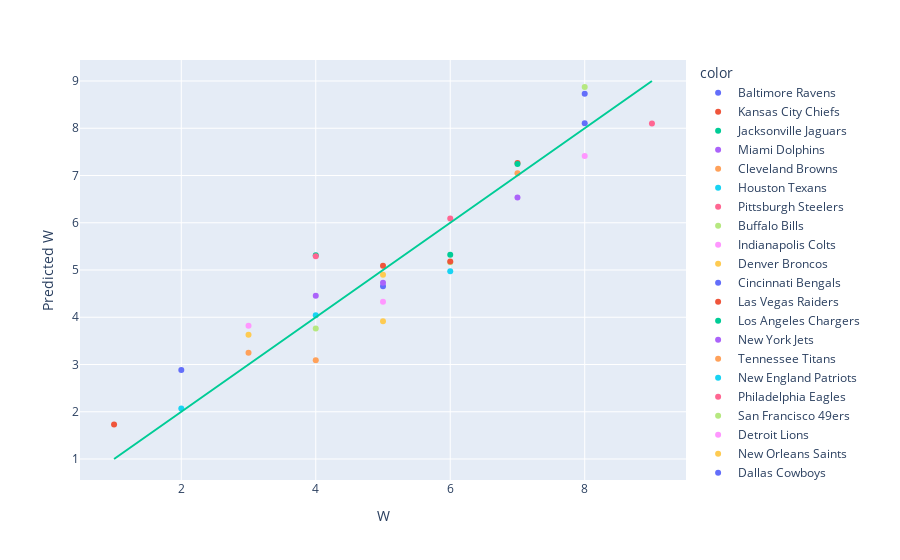

Notebook source saved alongside this figure:
### Code cell
fig = px.scatter(
    x=Y_D,
    y=Y_hat_D,
    color=All_Defense_data.index,
    labels = {
        "x": "W",
        "y": "Predicted W"
    }
)

fig.add_trace(
    go.Scatter(
        x=Y_D,
        y=Y_D,
        mode="lines"
    )
)

fig.show()

### Figure 1 — Plotly figure (JSON) as saved in the notebook; plotly's stock layout.template omitted (floating-point values rounded to 4 significant figures)
{"data": [{"hovertemplate": "color=Baltimore Ravens<br>W=%{x}<br>Predicted W=%{y}<extra></extra>", "legendgroup": "Baltimore Ravens", "marker": {"color": "#636efa", "symbol": "circle"}, "mode": "markers", "name": "Baltimore Ravens", "orientation": "v", "showlegend": true, "type": "scatter", "x": [8], "xaxis": "x", "y": [8.728], "yaxis": "y"}, {"hovertemplate": "color=Kansas City Chiefs<br>W=%{x}<br>Predicted W=%{y}<extra></extra>", "legendgroup": "Kansas City Chiefs", "marker": {"color": "#EF553B", "symbol": "circle"}, "mode": "markers", "name": "Kansas City Chiefs", "orientation": "v", "showlegend": true, "type": "scatter", "x": [7], "xaxis": "x", "y": [7.265], "yaxis": "y"}, {"hovertemplate": "color=Jacksonville Jaguars<br>W=%{x}<br>Predicted W=%{y}<extra></extra>", "legendgroup": "Jacksonville Jaguars", "marker": {"color": "#00cc96", "symbol": "circle"}, "mode": "markers", "name": "Jacksonville Jaguars", "orientation": "v", "showlegend": true, "type": "scatter", "x": [7], "xaxis": "x", "y": [7.243], "yaxis": "y"}, {"hovertemplate": "color=Miami Dolphins<br>W=%{x}<br>Predicted W=%{y}<extra></extra>", "legendgroup": "Miami Dolphins", "marker": {"color": "#ab63fa", "symbol": "circle"}, "mode": "markers", "name": "Miami Dolphins", "orientation": "v", "showlegend": true, "type": "scatter", "x": [7], "xaxis": "x", "y": [6.536], "yaxis": "y"}, {"hovertemplate": "color=Cleveland Browns<br>W=%{x}<br>Predicted W=%{y}<extra></extra>", "legendgroup": "Cleveland Browns", "marker": {"color": "#FFA15A", "symbol": "circle"}, "mode": "markers", "name": "Cleveland Browns", "orientation": "v", "showlegend": true, "type": "scatter", "x": [7], "xaxis": "x", "y": [7.049], "yaxis": "y"}, {"hovertemplate": "color=Houston Texans<br>W=%{x}<br>Predicted W=%{y}<extra></extra>", "legendgroup": "Houston Texans", "marker": {"color": "#19d3f3", "symbol": "circle"}, "mode": "markers", "name": "Houston Texans", "orientation": "v", "showlegend": true, "type": "scatter", "x": [6], "xaxis": "x", "y": [4.974], "yaxis": "y"}, {"hovertemplate": "color=Pittsburgh Steelers<br>W=%{x}<br>Predicted W=%{y}<extra></extra>", "legendgroup": "Pittsburgh Steelers", "marker": {"color": "#FF6692", "symbol": "circle"}, "mode": "markers", "name": "Pittsburgh Steelers", "orientation": "v", "showlegend": true, "type": "scatter", "x": [6], "xaxis": "x", "y": [6.089], "yaxis": "y"}, {"hovertemplate": "color=Buffalo Bills<br>W=%{x}<br>Predicted W=%{y}<extra></extra>", "legendgroup": "Buffalo Bills", "marker": {"color": "#B6E880", "symbol": "circle"}, "mode": "markers", "name": "Buffalo Bills", "orientation": "v", "showlegend": true, "type": "scatter", "x": [6], "xaxis": "x", "y": [5.163], "yaxis": "y"}, {"hovertemplate": "color=Indianapolis Colts<br>W=%{x}<br>Predicted W=%{y}<extra></extra>", "legendgroup": "Indianapolis Colts", "marker": {"color": "#FF97FF", "symbol": "circle"}, "mode": "markers", "name": "Indianapolis Colts", "orientation": "v", "showlegend": true, "type": "scatter", "x": [5], "xaxis": "x", "y": [4.329], "yaxis": "y"}, {"hovertemplate": "color=Denver Broncos<br>W=%{x}<br>Predicted W=%{y}<extra></extra>", "legendgroup": "Denver Broncos", "marker": {"color": "#FECB52", "symbol": "circle"}, "mode": "markers", "name": "Denver Broncos", "orientation": "v", "showlegend": true, "type": "scatter", "x": [5], "xaxis": "x", "y": [4.9], "yaxis": "y"}, {"hovertemplate": "color=Cincinnati Bengals<br>W=%{x}<br>Predicted W=%{y}<extra></extra>", "legendgroup": "Cincinnati Bengals", "marker": {"color": "#636efa", "symbol": "circle"}, "mode": "markers", "name": "Cincinnati Bengals", "orientation": "v", "showlegend": true, "type": "scatter", "x": [5], "xaxis": "x", "y": [4.658], "yaxis": "y"}, {"hovertemplate": "color=Las Vegas Raiders<br>W=%{x}<br>Predicted W=%{y}<extra></extra>", "legendgroup": "Las Vegas Raiders", "marker": {"color": "#EF553B", "symbol": "circle"}, "mode": "markers", "name": "Las Vegas Raiders", "orientation": "v", "showlegend": true, "type": "scatter", "x": [5], "xaxis": "x", "y": [5.089], "yaxis": "y"}, {"hovertemplate": "color=Los Angeles Chargers<br>W=%{x}<br>Predicted W=%{y}<extra></extra>", "legendgroup": "Los Angeles Chargers", "marker": {"color": "#00cc96", "symbol": "circle"}, "mode": "markers", "name": "Los Angeles Chargers", "orientation": "v", "showlegend": true, "type": "scatter", "x": [4], "xaxis": "x", "y": [5.312], "yaxis": "y"}, {"hovertemplate": "color=New York Jets<br>W=%{x}<br>Predicted W=%{y}<extra></extra>", "legendgroup": "New York Jets", "marker": {"color": "#ab63fa", "symbol": "circle"}, "mode": "markers", "name": "New York Jets", "orientation": "v", "showlegend": true, "type": "scatter", "x": [4], "xaxis": "x", "y": [4.455], "yaxis": "y"}, {"hovertemplate": "color=Tennessee Titans<br>W=%{x}<br>Predicted W=%{y}<extra></extra>", "legendgroup": "Tennessee Titans", "marker": {"color": "#FFA15A", "symbol": "circle"}, "mode": "markers", "name": "Tennessee Titans", "orientation": "v", "showlegend": true, "type": "scatter", "x": [3], "xaxis": "x", "y": [3.25], "yaxis": "y"}, {"hovertemplate": "color=New England Patriots<br>W=%{x}<br>Predicted W=%{y}<extra></extra>", "legendgroup": "New England Patriots", "marker": {"color": "#19d3f3", "symbol": "circle"}, "mode": "markers", "name": "New England Patriots", "orientation": "v", "showlegend": true, "type": "scatter", "x": [2], "xaxis": "x", "y": [2.07], "yaxis": "y"}, {"hovertemplate": "color=Philadelphia Eagles<br>W=%{x}<br>Predicted W=%{y}<extra></extra>", "legendgroup": "Philadelphia Eagles", "marker": {"color": "#FF6692", "symbol": "circle"}, "mode": "markers", "name": "Philadelphia Eagles", "orientation": "v", "showlegend": true, "type": "scatter", "x": [9], "xaxis": "x", "y": [8.098], "yaxis": "y"}, {"hovertemplate": "color=San Francisco 49ers<br>W=%{x}<br>Predicted W=%{y}<extra></extra>", "legendgroup": "San Francisco 49ers", "marker": {"color": "#B6E880", "symbol": "circle"}, "mode": "markers", "name": "San Francisco 49ers", "orientation": "v", "showlegend": true, "type": "scatter", "x": [8], "xaxis": "x", "y": [8.872], "yaxis": "y"}, {"hovertemplate": "color=Detroit Lions<br>W=%{x}<br>Predicted W=%{y}<extra></extra>", "legendgroup": "Detroit Lions", "marker": {"color": "#FF97FF", "symbol": "circle"}, "mode": "markers", "name": "Detroit Lions", "orientation": "v", "showlegend": true, "type": "scatter", "x": [8], "xaxis": "x", "y": [7.415], "yaxis": "y"}, {"hovertemplate": "color=New Orleans Saints<br>W=%{x}<br>Predicted W=%{y}<extra></extra>", "legendgroup": "New Orleans Saints", "marker": {"color": "#FECB52", "symbol": "circle"}, "mode": "markers", "name": "New Orleans Saints", "orientation": "v", "showlegend": true, "type": "scatter", "x": [5], "xaxis": "x", "y": [3.913], "yaxis": "y"}, {"hovertemplate": "color=Dallas Cowboys<br>W=%{x}<br>Predicted W=%{y}<extra></extra>", "legendgroup": "Dallas Cowboys", "marker": {"color": "#636efa", "symbol": "circle"}, "mode": "markers", "name": "Dallas Cowboys", "orientation": "v", "showlegend": true, "type": "scatter", "x": [8], "xaxis": "x", "y": [8.106], "yaxis": "y"}, {"hovertemplate": "color=Minnesota Vikings<br>W=%{x}<br>Predicted W=%{y}<extra></extra>", "legendgroup": "Minnesota Vikings", "marker": {"color": "#EF553B", "symbol": "circle"}, "mode": "markers", "name": "Minnesota Vikings", "orientation": "v", "showlegend": true, "type": "scatter", "x": [6], "xaxis": "x", "y": [5.182], "yaxis": "y"}, {"hovertemplate": "color=Seattle Seahawks<br>W=%{x}<br>Predicted W=%{y}<extra></extra>", "legendgroup": "Seattle Seahawks", "marker": {"color": "#00cc96", "symbol": "circle"}, "mode": "markers", "name": "Seattle Seahawks", "orientation": "v", "showlegend": true, "type": "scatter", "x": [6], "xaxis": "x", "y": [5.322], "yaxis": "y"}, {"hovertemplate": "color=Green Bay Packers<br>W=%{x}<br>Predicted W=%{y}<extra></extra>", "legendgroup": "Green Bay Packers", "marker": {"color": "#ab63fa", "symbol": "circle"}, "mode": "markers", "name": "Green Bay Packers", "orientation": "v", "showlegend": true, "type": "scatter", "x": [5], "xaxis": "x", "y": [4.729], "yaxis": "y"}, {"hovertemplate": "color=Los Angeles Rams<br>W=%{x}<br>Predicted W=%{y}<extra></extra>", "legendgroup": "Los Angeles Rams", "marker": {"color": "#FFA15A", "symbol": "circle"}, "mode": "markers", "name": "Los Angeles Rams", "orientation": "v", "showlegend": true, "type": "scatter", "x": [4], "xaxis": "x", "y": [3.089], "yaxis": "y"}, {"hovertemplate": "color=Atlanta Falcons<br>W=%{x}<br>Predicted W=%{y}<extra></extra>", "legendgroup": "Atlanta Falcons", "marker": {"color": "#19d3f3", "symbol": "circle"}, "mode": "markers", "name": "Atlanta Falcons", "orientation": "v", "showlegend": true, "type": "scatter", "x": [4], "xaxis": "x", "y": [4.043], "yaxis": "y"}, {"hovertemplate": "color=Tampa Bay Buccaneers<br>W=%{x}<br>Predicted W=%{y}<extra></extra>", "legendgroup": "Tampa Bay Buccaneers", "marker": {"color": "#FF6692", "symbol": "circle"}, "mode": "markers", "name": "Tampa Bay Buccaneers", "orientation": "v", "showlegend": true, "type": "scatter", "x": [4], "xaxis": "x", "y": [5.29], "yaxis": "y"}, {"hovertemplate": "color=Washington Commanders<br>W=%{x}<br>Predicted W=%{y}<extra></extra>", "legendgroup": "Washington Commanders", "marker": {"color": "#B6E880", "symbol": "circle"}, "mode": "markers", "name": "Washington Commanders", "orientation": "v", "showlegend": true, "type": "scatter", "x": [4], "xaxis": "x", "y": [3.764], "yaxis": "y"}, {"hovertemplate": "color=New York Giants<br>W=%{x}<br>Predicted W=%{y}<extra></extra>", "legendgroup": "New York Giants", "marker": {"color": "#FF97FF", "symbol": "circle"}, "mode": "markers", "name": "New York Giants", "orientation": "v", "showlegend": true, "type": "scatter", "x": [3], "xaxis": "x", "y": [3.821], "yaxis": "y"}, {"hovertemplate": "color=Chicago Bears<br>W=%{x}<br>Predicted W=%{y}<extra></extra>", "legendgroup": "Chicago Bears", "marker": {"color": "#FECB52", "symbol": "circle"}, "mode": "markers", "name": "Chicago Bears", "orientation": "v", "showlegend": true, "type": "scatter", "x": [3], "xaxis": "x", "y": [3.627], "yaxis": "y"}, {"hovertemplate": "color=Arizona Cardinals<br>W=%{x}<br>Predicted W=%{y}<extra></extra>", "legendgroup": "Arizona Cardinals", "marker": {"color": "#636efa", "symbol": "circle"}, "mode": "markers", "name": "Arizona Cardinals", "orientation": "v", "showlegend": true, "type": "scatter", "x": [2], "xaxis": "x", "y": [2.884], "yaxis": "y"}, {"hovertemplate": "color=Carolina Panthers<br>W=%{x}<br>Predicted W=%{y}<extra></extra>", "legendgroup": "Carolina Panthers", "marker": {"color": "#EF553B", "symbol": "circle"}, "mode": "markers", "name": "Carolina Panthers", "orientation": "v", "showlegend": true, "type": "scatter", "x": [1], "xaxis": "x", "y": [1.732], "yaxis": "y"}, {"mode": "lines", "type": "scatter", "x": [8, 7, 7, 7, 7, 6, 6, 6, 5, 5, 5, 5, 4, 4, 3, 2, 9, 8, 8, 5, 8, 6, 6, 5, 4, 4, 4, 4, 3, 3, 2, 1], "y": [8, 7, 7, 7, 7, 6, 6, 6, 5, 5, 5, 5, 4, 4, 3, 2, 9, 8, 8, 5, 8, 6, 6, 5, 4, 4, 4, 4, 3, 3, 2, 1]}], "layout": {"legend": {"title": {"text": "color"}, "tracegroupgap": 0}, "margin": {"t": 60}, "xaxis": {"anchor": "y", "domain": [0, 1], "title": {"text": "W"}}, "yaxis": {"anchor": "x", "domain": [0, 1], "title": {"text": "Predicted W"}}}}
